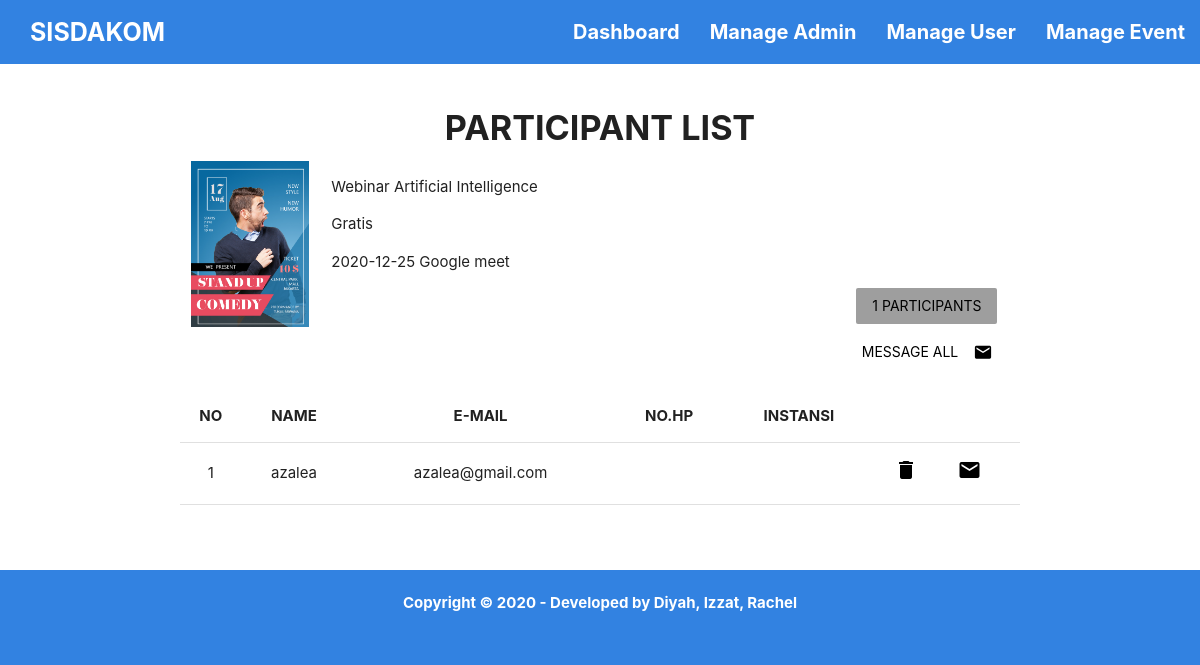
/templates/admin-participant-flist.php?id=30 (signed in), run on an earlier commit of the app's database.
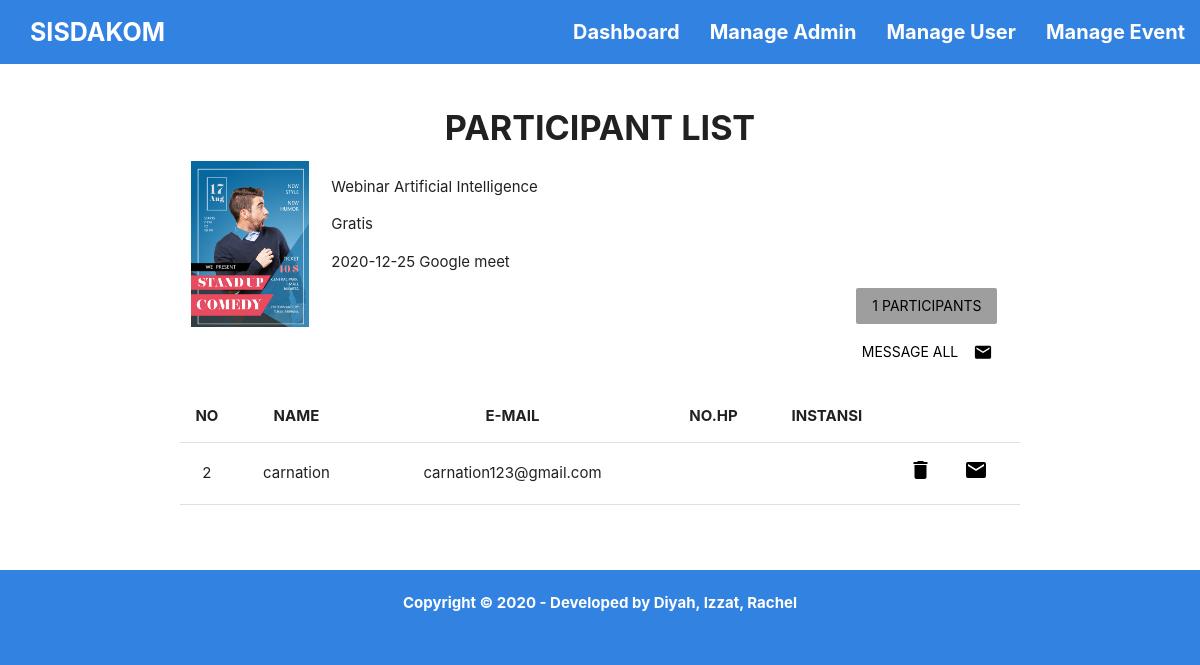
And on a later commit of the database.
### tables this page shows
CREATE TABLE `event` (
  `id_event` int(11) NOT NULL,
  `nama_event` varchar(100) DEFAULT NULL,
  `htm` int(20) DEFAULT NULL,
  `kategori_event` varchar(10) DEFAULT NULL,
  `informasi_event` varchar(200) DEFAULT NULL,
  `tanggal_event` varchar(15) DEFAULT NULL,
  `waktu_event` varchar(6) DEFAULT NULL,
  `tempat_event` varchar(100) DEFAULT NULL,
  `max_partisipan` int(10) DEFAULT NULL,
  `poster_event` varchar(255) DEFAULT NULL,
  `status_event` varchar(10) DEFAULT NULL
);

CREATE TABLE `event_partisipan_gratis` (
  `id_partisipan` int(11) NOT NULL,
  `id_event` int(11) NOT NULL,
  `id_user` int(11) NOT NULL
);

CREATE TABLE `user` (
  `id_user` int(11) NOT NULL,
  `user_username` varchar(50) NOT NULL,
  `user_email` varchar(100) NOT NULL,
  `full_name` varchar(100) NOT NULL,
  `instansi` varchar(75) NOT NULL,
  `angkatan` varchar(4) NOT NULL,
  `user_picture` blob NOT NULL,
  `user_password` varchar(300) NOT NULL,
  `phone_number` varchar(15) NOT NULL
);

### templates/functions2.php (called while the page is built, shortened)
<?php
$conn = mysqli_connect("localhost","root","","sisdakom");
function query($query) {
    global $conn;
    $result = mysqli_query($conn, $query);
    $rows = [];
    while( $row = mysqli_fetch_assoc($result) ){
        $rows[] = $row;
    }
    return $rows;
}
?>

### templates/admin-participant-flist.php (the view, shortened to what this page needs)
<?php
require 'functions2.php';
$id = $_GET["id"];
$count = query("SELECT COUNT(*) FROM event_partisipan_gratis WHERE id_event = $id");
$event_data = query("SELECT * FROM event WHERE id_event = $id");
$event = query("SELECT * FROM event_partisipan_gratis
            INNER JOIN user ON event_partisipan_gratis.id_user = user.id_user
            INNER JOIN event ON event_partisipan_gratis.id_event = event.id_event");
?>
<!DOCTYPE html>
<html lang="en">
<head>
    <link rel="stylesheet" href="../static/css/main.css">
    <link rel="stylesheet" href="../static/css//materialize.css">
</head>
<body class="blue">
    <nav class="blue">
        <div class="nav-wrapper">
            <a href="#" class="brand-logo white-text" style="font-size: 25px;"><b>SISDAKOM</b></a>
            <ul id="nav-mobile" class="right hide-on-med-and-down">
                <li><a href="admin-dashboard.php" class="white-text" style="font-size: 20px;"><b>Dashboard</b></a></li>
                <li><a href="admin-list.php" class="white-text" style="font-size: 20px;"><b>Manage Admin</b></a></li>
                <li><a href="admin-userlist.php" class="white-text" style="font-size: 20px;"><b>Manage User</b></a></li>
                <li><a href="admin-manage-event.php" class="white-text" style="font-size: 20px;"><b>Manage Event</b></a></li>
            </ul>
        </div>
    </nav>
    <main class="white">
        <br>
        <div class="container">
            <h4 class="center typo-1"><b>PARTICIPANT LIST</b></h4>
            <div class="row">
                <?php foreach( $event_data as $row) : ?>
                    <?php if( $row["id_event"] == $id ) { ?>
                <div class="col s2 m2 l2">
                    <img src="../static/img/<?= $row["poster_event"] ?>" class="responsive-img">
                </div>
                <div class="col s10 m10 l10">
                    <p><?= $row["nama_event"] ?></p>
                    <p>Gratis</p>
                    <p><?= $row["tanggal_event"] ?>  <?= $row["tempat_event"] ?></p>
                    <?php } ?>
                <?php endforeach; ?>
                <?php foreach( $count as $row) : ?>
                <div class="col s12 m12 l12">
                    <a class="waves-effect waves-teal btn-flat grey right black-text"><?= $row["COUNT(*)"] ?> PARTICIPANTS</a>
                </div>
                <?php endforeach; ?>
            </div>
            <div class="row">
                <div class="col s12 m12 l12">
                    <a class="waves-effect waves-teal btn-flat green accent-2 right black-text"><i class="right material-icons">mail</i>Message All</a>
                </div>
            </div>
            <table class="centered responsive-table">
                <thead>
                    <tr>
                        <th>NO</th>
                        <th>NAME</th>
                        <th>E-MAIL</th>
                        <th>NO.HP</th>
                        <th>INSTANSI</th>
                        <th></th>
                        <th></th>
                        <th></th>
                    </tr>
                </thead>
                <tbody>
                    <?php $i =1; ?>
                    <?php foreach( $event as $row) : ?>
                        <?php if( $row["id_event"] == $id ) { ?>
                    <tr>
                        <td><?= $i; ?></td>
                        <td><?= $row["full_name"]; ?></td>
                        <td><?= $row["user_email"]; ?></td>
                        <td><?= $row["phone_number"]; ?></td>
                        <td><?= $row["instansi"]; ?></td>
                        <td><a href="admin-delete-flist.php?del=<?= $row["id_partisipan"]; ?>&id=<?= $id ?>" onclick="
                            return confirm('Apakah Anda yakin?');" class="black-text"><i class="green-text accent-2-text material-icons">delete</i></a></td>
                        <td><a class="black-text"><i class="green-text accent-2-text material-icons">mail</i></a></td>
                    </tr>
                        <?php } ?>
                    <?php $i++; ?>
                    <?php endforeach; ?>
                </tbody>
            </table>
        </div>
        <br>
        <br>
    </main>
    <footer class="blue">
        <br>
        <div class="center">
            <a class="white-text"><b>Copyright © 2020 - Developed by Diyah, Izzat, Rachel</b></a>
        </div>
        <br>
    </footer>
</body>
</html>

What changed in the data, as far as the page shows it:
no longer on this page (row edited): event_partisipan_gratis: id_user.full_name "azalea", id_user.user_email "azalea@gmail.com"
added event_partisipan_gratis: id_user.full_name "carnation", id_user.user_email "carnation123@gmail.com"
